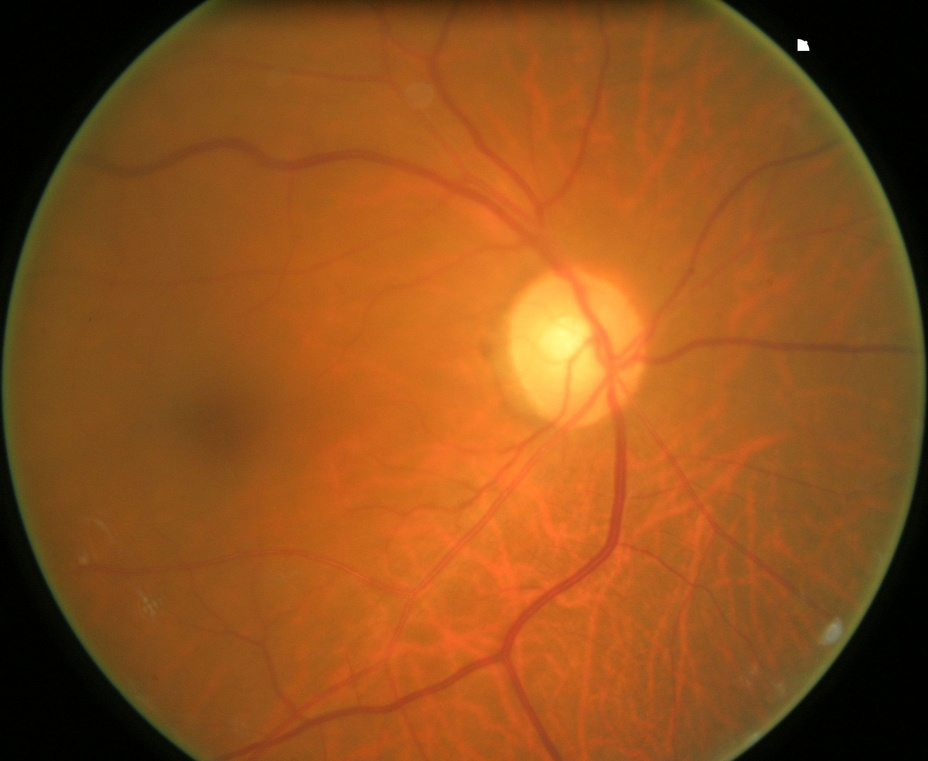
#> input picture raw images(glaucoma+ve))/037.jpg, 928 x 761 px, shrunk from 2497 x 2048 before the run, found by its file name
$ python quick_extract.py 'raw images(glaucoma+ve))/037.jpg'
#> lines starting #> are read from the running program, lines starting #| are printed output that depends on the picture; after the words box and inside, x2 and y2 are one past the last pixel; in counts of white or black regions, pixels touching at a corner belong together
### data_loader.py
"""
Data Loader Utility for Chakshu Glaucoma Dataset
Provides easy-to-use functions for loading images and masks from the dataset.
"""

import cv2
import os
import numpy as np
from typing import Dict, List, Tuple, Optional

class ChakshuDataLoader:
    """Data loader for Chakshu Glaucoma Dataset."""

    def __init__(self, base_path: str = "/Users/dau/Desktop/college/BTP/Dataset/Chakshu/20123135/"):
        """Initialize the data loader.

        Args:
            base_path: Base path to the dataset directory
        """
        self.base_path = base_path
        self.devices = ["Bosch", "Forus", "Remidio"]
        self.splits = ["Train", "Test"]

    # [17 lines left out: function get_image_list, not called in this run]

    def load_image(self, filename: str, split: str = "Train", device: str = "Remidio",
                   color_mode: str = "RGB") -> Optional[np.ndarray]:
        """Load a fundus image.

        Args:
            filename: Image filename
            split: Dataset split ("Train" or "Test")
            device: Device name ("Bosch", "Forus", or "Remidio")
            color_mode: Color mode ("RGB", "BGR", or "GRAY")

        Returns:
            Image as numpy array or None if not found
        """
        img_dir = os.path.join(self.base_path, split, '1.0_Original_Fundus_Images', device)
        img_path = os.path.join(img_dir, filename)

        if not os.path.isfile(img_path):
            print(f"Warning: Image not found: {img_path}")
            return None

        if color_mode == "GRAY":
            img = cv2.imread(img_path, cv2.IMREAD_GRAYSCALE)
        else:
            img = cv2.imread(img_path)
            if img is not None and color_mode == "RGB":
                img = cv2.cvtColor(img, cv2.COLOR_BGR2RGB)

        return img

    def load_masks(self, filename: str, split: str = "Train", device: str = "Remidio",
                   mask_type: str = "STAPLE") -> Tuple[Optional[np.ndarray], Optional[np.ndarray]]:
        """Load disc and cup masks for an image.

        Args:
            filename: Image filename (without extension or with it)
            split: Dataset split ("Train" or "Test")
            device: Device name ("Bosch", "Forus", or "Remidio")
            mask_type: Mask type ("STAPLE", "Mean", "Median", "Majority")

        Returns:
            Tuple of (disc_mask, cup_mask) as numpy arrays, or None if not found
        """
        mask_basename = os.path.splitext(filename)[0]

        # Load disc mask
        disc_dir = os.path.join(self.base_path, split, '5.0_OD_OC_Mean_Median_Majority_STAPLE',
                               device, 'Disc', mask_type)
        disc_path = os.path.join(disc_dir, mask_basename + '.png')
        disc_mask = None
        if os.path.isfile(disc_path):
            disc_mask = cv2.imread(disc_path, cv2.IMREAD_GRAYSCALE)

        # Load cup mask
        cup_dir = os.path.join(self.base_path, split, '5.0_OD_OC_Mean_Median_Majority_STAPLE',
                              device, 'Cup', mask_type)
        cup_path = os.path.join(cup_dir, mask_basename + '.png')
        cup_mask = None
        if os.path.isfile(cup_path):
            cup_mask = cv2.imread(cup_path, cv2.IMREAD_GRAYSCALE)

        return disc_mask, cup_mask

    def load_sample(self, filename: str, split: str = "Train", device: str = "Remidio",
                   color_mode: str = "RGB", mask_type: str = "STAPLE") -> Dict:
        """Load an image and its corresponding masks.

        Args:
            filename: Image filename
            split: Dataset split ("Train" or "Test")
            device: Device name ("Bosch", "Forus", or "Remidio")
            color_mode: Color mode for image ("RGB", "BGR", or "GRAY")
            mask_type: Mask type ("STAPLE", "Mean", "Median", "Majority")

        Returns:
            Dictionary containing 'image', 'disc_mask', 'cup_mask', and 'filename'
        """
        image = self.load_image(filename, split, device, color_mode)
        disc_mask, cup_mask = self.load_masks(filename, split, device, mask_type)

        return {
            'image': image,
            'disc_mask': disc_mask,
            'cup_mask': cup_mask,
            'filename': filename,
            'split': split,
            'device': device
        }

    # [98 lines left out: functions load_all_samples, calculate_cdr, demo, not called in this run]


# [2 lines that do not run on import are left out]

### extract_features.py
"""
Feature Extraction Script for Chakshu Glaucoma Dataset
Extracts features from fundus images matching the Remidio.csv feature set:
- Disc Area, Cup Area, Rim Area
- Cup Height, Cup Width, Disc Height, Disc Width
- ACDR (Area CDR), VCDR (Vertical CDR), HCDR (Horizontal CDR)
"""

import cv2
import numpy as np
import pandas as pd
import os
import argparse
from typing import Dict, Optional, Tuple
from data_loader import ChakshuDataLoader


class FeatureExtractor:
    """Extract glaucoma-related features from fundus images and masks."""

    def __init__(self, base_path: str = "/Users/dau/Desktop/college/BTP/Dataset/Chakshu/20123135/"):
        """Initialize feature extractor.

        Args:
            base_path: Base path to the dataset directory
        """
        self.base_path = base_path
        self.loader = ChakshuDataLoader(base_path)

    def get_bounding_box(self, mask: np.ndarray) -> Tuple[int, int, int, int]:
        """Get bounding box of a binary mask.

        Args:
            mask: Binary mask

        Returns:
            Tuple of (x, y, width, height)
        """
        binary_mask = (mask > 128).astype(np.uint8)
        contours, _ = cv2.findContours(binary_mask, cv2.RETR_EXTERNAL, cv2.CHAIN_APPROX_SIMPLE)

        if not contours:
            return (0, 0, 0, 0)

        # Get the largest contour
        largest_contour = max(contours, key=cv2.contourArea)
        x, y, w, h = cv2.boundingRect(largest_contour)

        return (x, y, w, h)

    def calculate_area(self, mask: np.ndarray) -> int:
        """Calculate area of a binary mask.

        Args:
            mask: Binary mask

        Returns:
            Area in pixels
        """
        if mask is None:
            return 0
        return np.sum(mask > 128)

    def extract_features(self, filename: str, split: str = "Train",
                        device: str = "Remidio", mask_type: str = "STAPLE") -> Optional[Dict]:
        """Extract all features from an image.

        Args:
            filename: Image filename
            split: Dataset split ("Train" or "Test")
            device: Device name
            mask_type: Type of mask to use

        Returns:
            Dictionary of features or None if masks not available
        """
        # Load image and masks
        sample = self.loader.load_sample(filename, split, device, mask_type=mask_type)

        if sample['image'] is None:
            print(f"Warning: Could not load image {filename}")
            return None

        disc_mask = sample['disc_mask']
        cup_mask = sample['cup_mask']

        if disc_mask is None or cup_mask is None:
            print(f"Warning: Masks not available for {filename}")
            return None

        # Calculate areas
        disc_area = self.calculate_area(disc_mask)
        cup_area = self.calculate_area(cup_mask)
        rim_area = disc_area - cup_area

        # Get bounding boxes
        disc_x, disc_y, disc_width, disc_height = self.get_bounding_box(disc_mask)
        cup_x, cup_y, cup_width, cup_height = self.get_bounding_box(cup_mask)

        # Calculate CDR metrics
        # ACDR: Area Cup-to-Disc Ratio
        acdr = cup_area / disc_area if disc_area > 0 else 0.0

        # VCDR: Vertical Cup-to-Disc Ratio
        vcdr = cup_height / disc_height if disc_height > 0 else 0.0

        # HCDR: Horizontal Cup-to-Disc Ratio
        hcdr = cup_width / disc_width if disc_width > 0 else 0.0

        # Determine glaucoma decision based on CDR
        # Typically: ACDR > 0.4 or VCDR > 0.6 suggests glaucoma suspect
        if acdr > 0.4 or vcdr > 0.6:
            glaucoma_decision = "GLAUCOMA  SUSUPECT"  # Note: matching CSV typo
        else:
            glaucoma_decision = "NORMAL"

        # Create feature dictionary
        features = {
            'Images': filename,
            'Disc Area': disc_area,
            'Cup Area': cup_area,
            'Rim Area': rim_area,
            'Cup Height': cup_height,
            'Cup Width': cup_width,
            'Disc Height': disc_height,
            'Disc Width': disc_width,
            'ACDR': round(acdr, 3),
            'VCDR': round(vcdr, 3),
            'HCDR': round(hcdr, 3),
            'Glaucoma Decision': glaucoma_decision
        }

        return features

    # [234 lines left out: functions extract_all_features, compare_with_csv, main, not called in this run]


# [2 lines that do not run on import are left out]

### quick_extract.py
#!/usr/bin/env python3
"""
Quick Feature Extraction - Single Command
Extract features from a specific image or all images
"""

import sys
import os

# Add current directory to path
sys.path.insert(0, os.path.dirname(os.path.abspath(__file__)))

from extract_features import FeatureExtractor

def main():
    if len(sys.argv) < 2:
        print("Usage:")
        print("  python3 quick_extract.py <image_filename>  # Extract single image")
        print("  python3 quick_extract.py --all              # Extract all images")
        print("  python3 quick_extract.py --help             # Show this help")
        print("\nExamples:")
        print("  python3 quick_extract.py IMG_2431.JPG")
        print("  python3 quick_extract.py 17521.jpg")
        print("  python3 quick_extract.py --all")
        sys.exit(0)

    arg = sys.argv[1]

    extractor = FeatureExtractor()

    if arg == "--all":
        print("Extracting features for all images...")
        df = extractor.extract_all_features(
            split="Train",
            device="Remidio",
            mask_type="STAPLE",
            output_csv="extracted_features_remidio_train.csv"
        )
        print(f"\n✓ Successfully extracted {len(df)} images")
        print(f"✓ Saved to: extracted_features_remidio_train.csv")

    else:
        # Single image
        filename = arg
        print(f"Extracting features for: {filename}")

        features = extractor.extract_features(
            filename=filename,
            split="Train",
            device="Remidio",
            mask_type="STAPLE"
        )
#> in load_image, img is the input picture: shape (761, 928, 3); mean B, G, R 28.4, 80.8, 143.6
#> in load_masks, `disc_mask = cv2.imread(disc_path, cv2.IMREAD_GRAYSCALE)`:
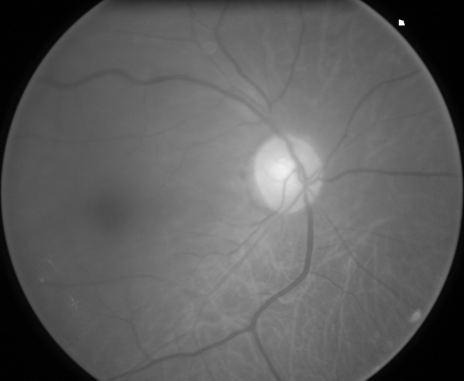
#> disc_mask: shape (761, 928) (shown at 1/2 size); min 0, max 255, mean 93.6
#> in extract_features, `sample = self.loader.load_sample(filename, split, device, mask_type=ma..`: sample = 6 items
#> in extract_features, `disc_area = self.calculate_area(disc_mask)`: disc_area = 96067
#> in extract_features, `rim_area = disc_area - cup_area`: rim_area = 0
#> in get_bounding_box, `binary_mask = (mask > 128).astype(np.uint8)`:
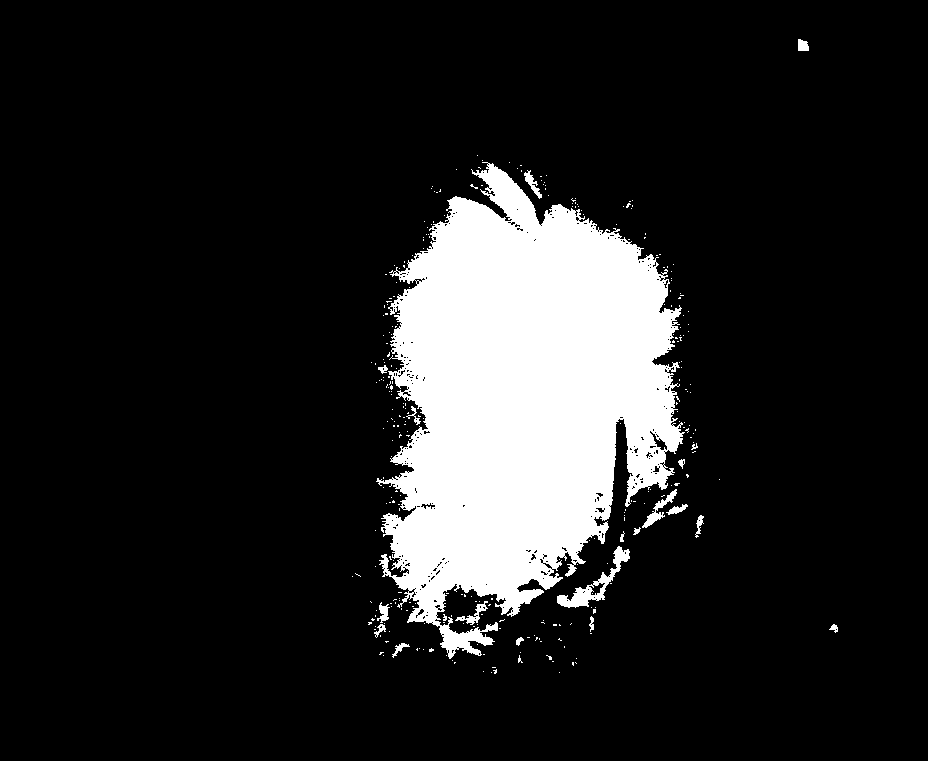
#> binary_mask: shape (761, 928); values 0 (black) and 1 (white), 13.6% white; 306 white regions (286 under 20 px)
#> in get_bounding_box, `contours, _ = cv2.findContours(binary_mask, cv2.RETR_EXTERNAL, cv2.CHA..`: contours = 305 contours, 287 with area under 20; largest, box (x1, y1, x2, y2) and area: (376, 162, 685, 659) 91976, (557, 546, 630, 608) 968, (642, 489, 677, 528) 250, (455, 601, 488, 625) 160, (524, 170, 542, 199) 130
#> in get_bounding_box, `largest_contour = max(contours, key=cv2.contourArea)`: largest_contour = contour of 2505 points, box (x1, y1, x2, y2) (376, 162, 685, 659), area 91976
#> in get_bounding_box, `x, y, w, h = cv2.boundingRect(largest_contour)`: x = 376; y = 162; w = 309; h = 497
#> in extract_features, `disc_x, disc_y, disc_width, disc_height = self.get_bounding_box(disc_m..`: disc_x = 376; disc_y = 162; disc_width = 309; disc_height = 497
#> in extract_features, `cup_x, cup_y, cup_width, cup_height = self.get_bounding_box(cup_mask)`: cup_x = 376; cup_y = 162; cup_width = 309; cup_height = 497
#> in extract_features, `acdr = cup_area / disc_area if disc_area > 0 else 0.0`: acdr = 1
#> features = 12 items

        if features:
            print("\n" + "=" * 60)
            print("EXTRACTED FEATURES")
            print("=" * 60)
            for key, value in features.items():
                if isinstance(value, float):
                    print(f"  {key:20s}: {value:.3f}")
                else:
                    print(f"  {key:20s}: {value}")
#> this loop made 12 passes
#> (key, value) on passes 1 to 8: ('Images', 'raw images(glaucoma+ve))/037.jpg'), ('Disc Area', 96067), ('Cup Area', 96067), ('Rim Area', 0), ('Cup Height', 497), ('Cup Width', 309), ('Disc Height', 497), ('Disc Width', 309)
#> (printed output is left out)
            print("=" * 60)
        else:
            print("✗ Failed to extract features (image or masks not found)")

if __name__ == "__main__":
    main()

$ run again, on raw images(glaucoma+ve))/072.jpg
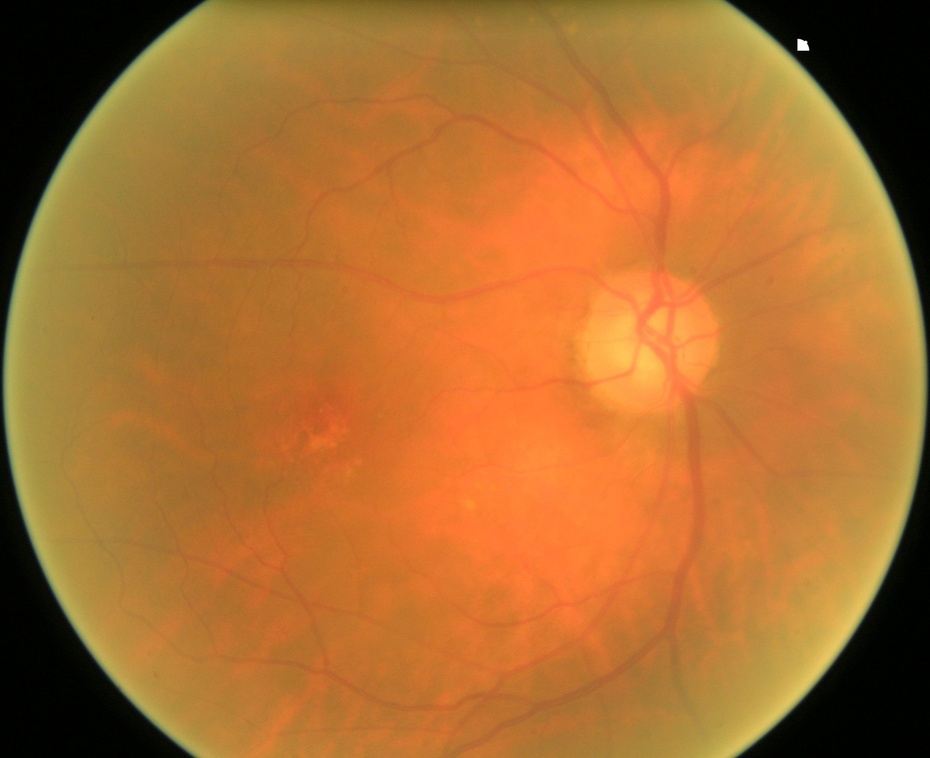
#> input picture raw images(glaucoma+ve))/072.jpg, 930 x 758 px, shrunk from 2512 x 2048 before the run, found by its file name
#> in load_image, img is the input picture: shape (758, 930, 3); mean B, G, R 48.8, 110, 172.5
#> in load_masks, `disc_mask = cv2.imread(disc_path, cv2.IMREAD_GRAYSCALE)`:
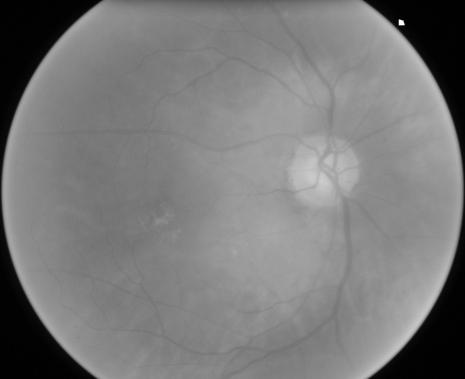
#> disc_mask: shape (758, 930) (shown at 1/2 size); min 0, max 255, mean 121.7
#> sample = 6 items
#> disc_area = 447862
#> rim_area = 0
#> in get_bounding_box, `binary_mask = (mask > 128).astype(np.uint8)`:
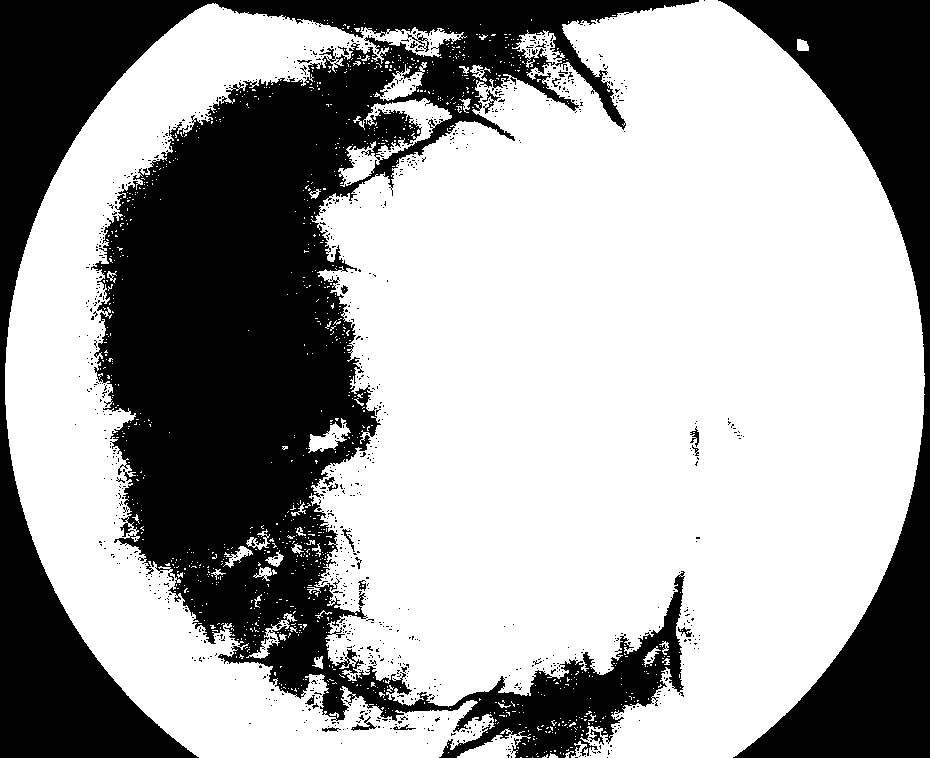
#> binary_mask: shape (758, 930); values 0 (black) and 1 (white), 63.5% white; 992 black regions (968 under 20 px)
#> contours = 1057 contours, 1031 with area under 20; largest, box (x1, y1, x2, y2) and area: (309, 0, 925, 758) 342183, (5, 3, 495, 758) 95286, (338, 98, 452, 187) 2352, (457, 728, 531, 758) 804, (374, 62, 427, 101) 704
#> largest_contour = contour of 3694 points, box (x1, y1, x2, y2) (309, 0, 925, 758), area 342183
#> x = 309; y = 0; w = 616; h = 758
#> disc_x = 309; disc_y = 0; disc_width = 616; disc_height = 758
#> cup_x = 309; cup_y = 0; cup_width = 616; cup_height = 758
#> acdr = 1
#> features = 12 items
#> the loop in main, `for key, value in features.items():` made 12 passes
#> (key, value) on passes 1 to 8: ('Images', 'raw images(glaucoma+ve))/072.jpg'), ('Disc Area', 447862), ('Cup Area', 447862), ('Rim Area', 0), ('Cup Height', 758), ('Cup Width', 616), ('Disc Height', 758), ('Disc Width', 616)
#> (printed output is left out)
